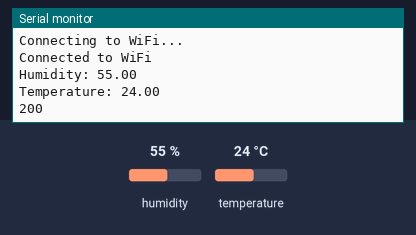
A sketch run on a simulated ESP32. Shown: the last lines printed to the serial monitor. The test bench sets the inputs (shaded band); at power-on: humidity 55 %, temperature 24 °C. WiFi joins after 1.5 s; servers stay silent unless stated; uploads are accepted with an empty reply.

Above: at 3.2 s.
3.3 s: humidity set to 22 %
At 4.4 s:
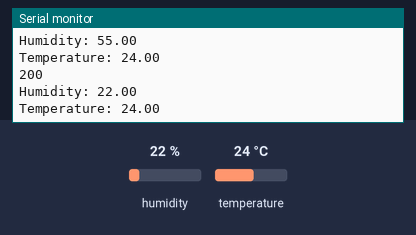
6.2 s: temperature set to 12 °C
At 8.0 s:
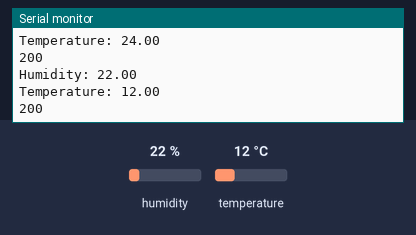
9.1 s: humidity set to 40 %
At 11.8 s:
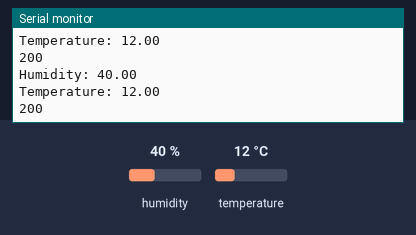
Timing chart, 0 to 13.3 s (numbered marks = the images above; inputs shaded):
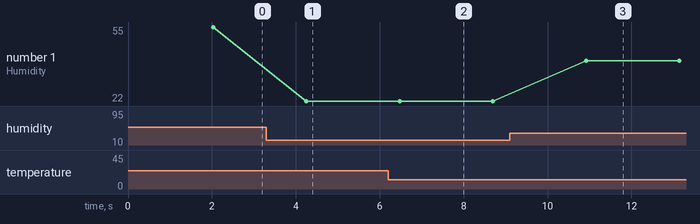

The sketch:

esp_side.ino
```cpp
#include <MQ135.h>
#include <DHT.h>
#include <WiFi.h>
#include <HTTPClient.h>

/* MQ135 + DHT Temp Sensor

   Combination of the MQ135 air quality sensor and a DHT11/22 temperature sensor to accurately measure ppm values through the library correction.
   Uses the Adafruit DHT Sensor Library: https://github.com/adafruit/DHT-sensor-library

   Written by: https://github.com/NuclearPhoenixx/MQ135
*/

#define PIN_MQ135 32 // MQ135 Analog Input Pin
#define DHTPIN 13 // DHT Digital Input Pin
#define DHTTYPE DHT11 // DHT11 or DHT22, depends on your sensor

MQ135 mq135_sensor(PIN_MQ135);
DHT dht(DHTPIN, DHTTYPE);

float temperature, humidity; // Temp and Humid floats, will be measured by the DHT

// Sesuaikan server dengan IPv4 Adress
const char* serverName = "http://172.20.10.2:5000/sensor/data";

void connectToWifi(){
  const char* ssid = "James Alvin’s iPhone";
  const char* password = "lordbombom";

  // Mengkoneksi wifi
  WiFi.begin(ssid, password);
  while (WiFi.status() != WL_CONNECTED) {
    delay(1000);
    Serial.println("Connecting to WiFi...");
  }
  Serial.println("Connected to WiFi");
}

void sendData(){
  String url = String(serverName) + "?temperature=" + String(temperature) + "&humidity=" + String(humidity);
  HTTPClient http;
  http.begin(url);


  int httpResponseCode = http.POST("");

  // Response 200: Success
  if (httpResponseCode == 200) {
    String response = http.getString();
    Serial.println(httpResponseCode);
    Serial.println(response);
  }
  else {
    Serial.print("Error on sending POST: ");
    Serial.println(httpResponseCode);
  }
}

void setup() {
  Serial.begin(9600);

  dht.begin();
  connectToWifi();
}

void loop() {
  humidity = dht.readHumidity();
  temperature = dht.readTemperature();

  Serial.print("Humidity: ");
  Serial.println(humidity);
  Serial.print("Temperature: ");
  Serial.println(temperature);

  // Check if any reads failed and exit early (to try again).
  if (isnan(humidity) || isnan(temperature)) {
    Serial.println(F("Failed to read from DHT sensor!"));
    return;
  }

  // Belum kalibrasi MQ135
  // float rzero = mq135_sensor.getRZero();
  // float correctedRZero = mq135_sensor.getCorrectedRZero(temperature, humidity);
  // float resistance = mq135_sensor.getResistance();
  // float ppm = mq135_sensor.getPPM();
  // float correctedPPM = mq135_sensor.getCorrectedPPM(temperature, humidity);

  // Serial.print("MQ135 RZero: ");
  // Serial.print(rzero);
  // Serial.print("\t Corrected RZero: ");
  // Serial.print(correctedRZero);
  // Serial.print("\t Resistance: ");
  // Serial.print(resistance);
  // Serial.print("\t PPM: ");
  // Serial.print(ppm);
  // Serial.print("ppm");
  // Serial.print("\t Corrected PPM: ");
  // Serial.print(correctedPPM);
  // Serial.println("ppm");

  sendData();

  delay(2000);
}
```

Measured:
- after the input at 3.3 s, the serial monitor: prints a new line after 0.95 s (image 1)
- after the input at 6.2 s, the serial monitor: prints a new line after 0.27 s (image 2)
- after the input at 9.1 s, the serial monitor: prints a new line after 1.8 s (image 3)
- plotted number 1: 55 → 22 after the input at 3.3 s, 22 → 40 after the input at 9.1 s
